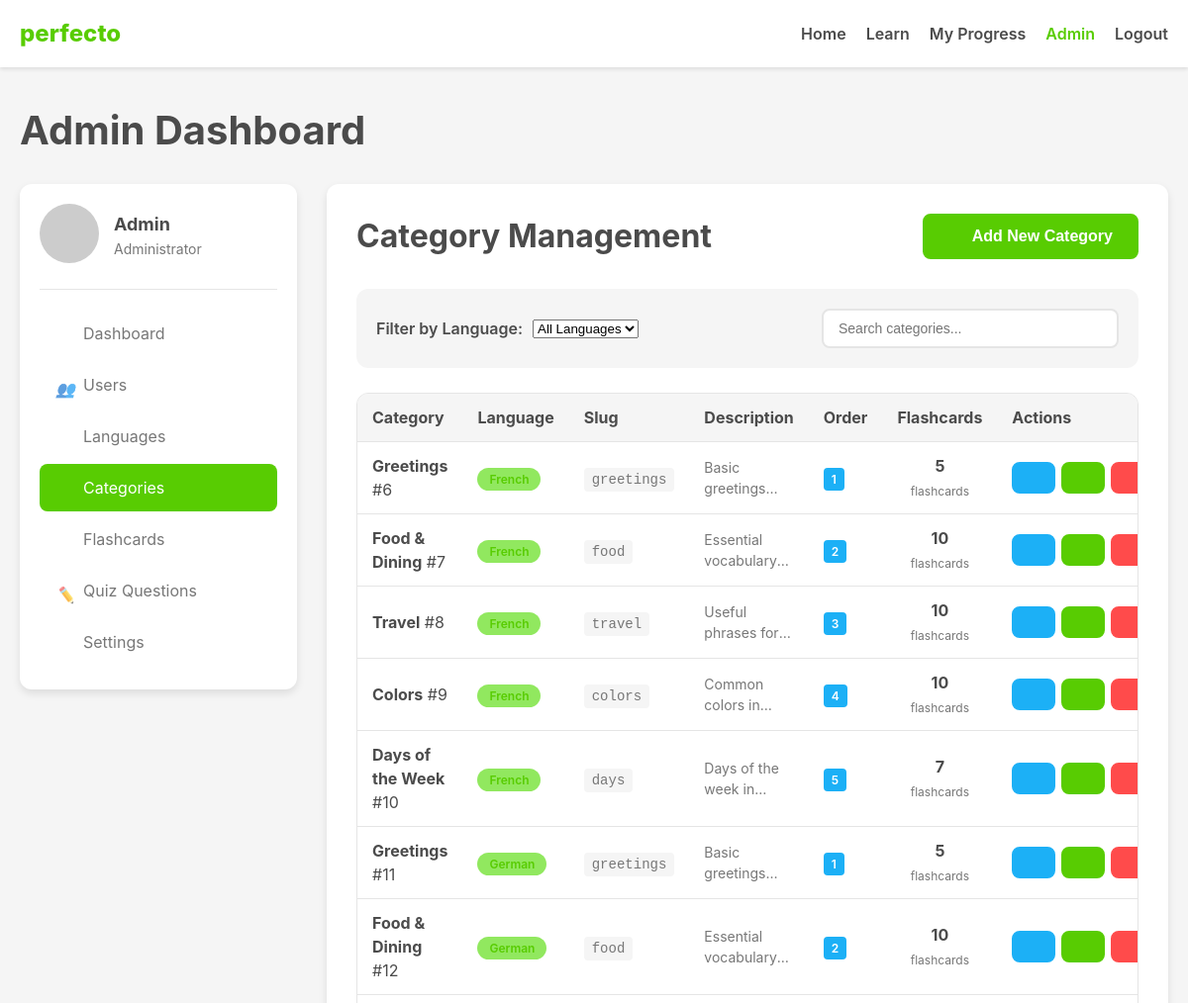
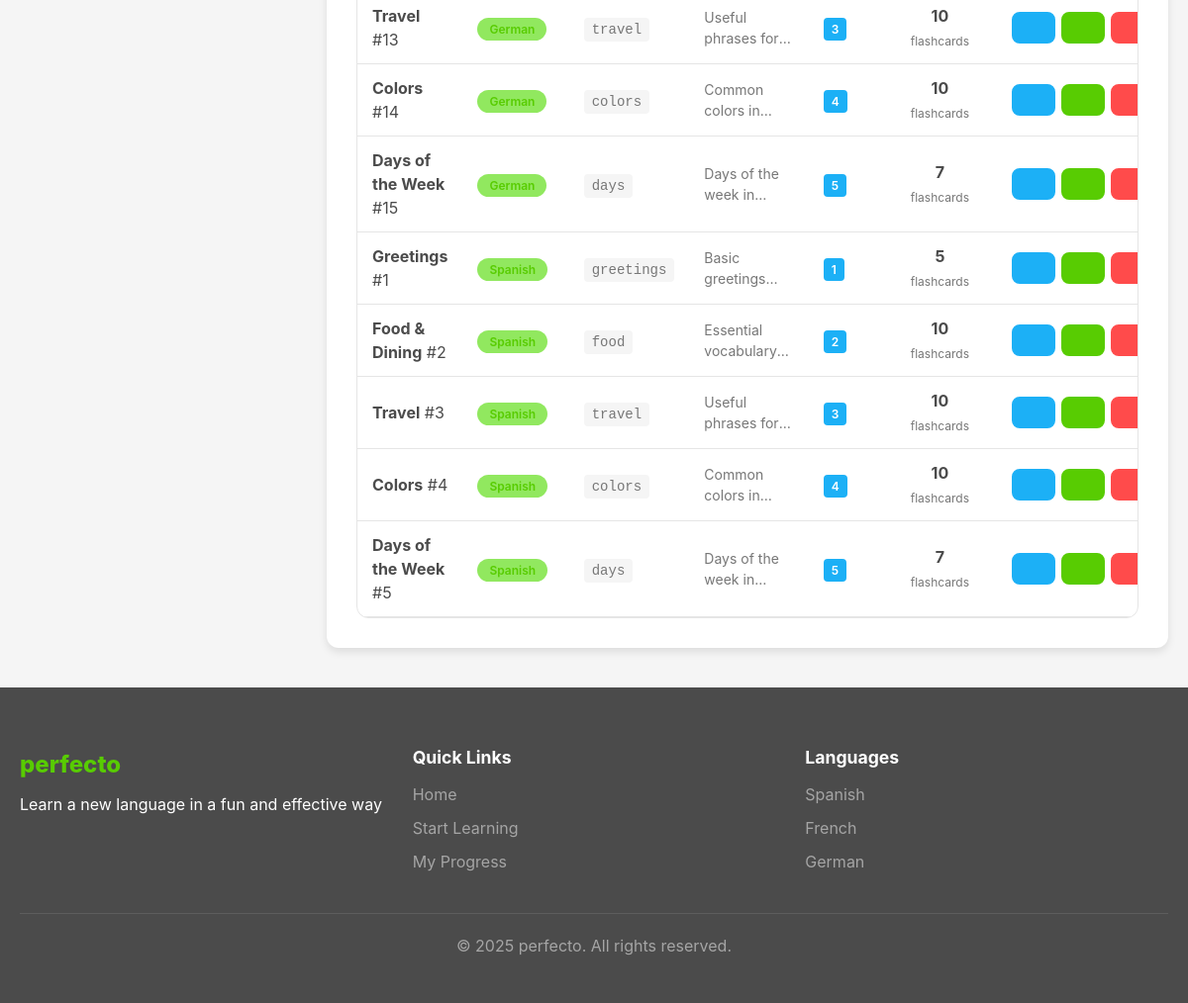
/dashboard/admin.php?tab=categories&filter=1 (signed in), run on the app's committed database (2 pictures, top to bottom).
### tables this page shows
CREATE TABLE IF NOT EXISTS categories (
    id INT AUTO_INCREMENT PRIMARY KEY,
    language_id INT NOT NULL,
    name VARCHAR(100) NOT NULL,
    slug VARCHAR(100) NOT NULL,
    description TEXT,
    display_order INT DEFAULT 0,
    FOREIGN KEY (language_id) REFERENCES languages(id) ON DELETE CASCADE
);

CREATE TABLE IF NOT EXISTS languages (
    id INT AUTO_INCREMENT PRIMARY KEY,
    name VARCHAR(100) NOT NULL,
    code VARCHAR(10) NOT NULL UNIQUE,
    flag_url VARCHAR(255) NOT NULL,
    phrase_count INT DEFAULT 0,
    display_order INT DEFAULT 0
);

### includes/config.php (called while the page is built, shortened)
<?php
$db_host = $_ENV['DB_HOST'] ?? 'localhost';
$db_name = $_ENV['DB_NAME'] ?? 'perfecto_db';
$db_user = $_ENV['DB_USER'] ?? 'root';
$db_pass = $_ENV['DB_PASS'] ?? 'mySQL@25';
$conn = new mysqli($db_host, $db_user, $db_pass, $db_name);
$conn->set_charset("utf8mb4");
function isLoggedIn() {
    return isset($_SESSION['user_id']) && isset($_SESSION['username']);
}
function isAdmin() {
    return isset($_SESSION['user_role']) && $_SESSION['user_role'] === 'admin';
}
function sanitizeInput($input) {
    global $conn;
    return $conn->real_escape_string(trim(htmlspecialchars($input, ENT_QUOTES, 'UTF-8')));
}
function generateCSRFToken() {
    return $_SESSION['csrf_token'];
}
?>

### dashboard/admin-tabs/categories.php (the view, shortened to what this page needs)
<div class="admin-panel">
    <div class="panel-header">
        <h2>Category Management</h2>
        <div class="panel-actions">
            <button class="btn btn-primary" onclick="togglePanel('add-category-panel')">
                <i class="btn-icon add-icon"></i>
                Add New Category
            </button>
        </div>
    </div>
    <div class="filter-controls">
        <div class="filter-group">
            <label for="language-filter">Filter by Language:</label>
            <select id="language-filter" onchange="filterByLanguage(this.value)">
                <option value="">All Languages</option>
            </select>
        </div>
        <div class="search-box">
            <input type="text" id="category-search" placeholder="Search categories..." onkeyup="filterTable('categories-table', this.value)">
            <i class="search-icon"></i>
        </div>
    </div>
    <div class="table-container">
        <table class="admin-table" id="categories-table">
            <thead>
                <tr>
                    <th>Category</th>
                    <th>Language</th>
                    <th>Slug</th>
                    <th>Description</th>
                    <th>Order</th>
                    <th>Flashcards</th>
                    <th>Actions</th>
                </tr>
            </thead>
            <tbody>
                <?php if (!empty($data['categories'])): ?>
                    <?php foreach ($data['categories'] as $category): ?>
                        <tr data-language-id="<?php echo $category['language_id']; ?>">
                            <td>
                                <div class="category-info">
                                    <strong><?php echo htmlspecialchars($category['name']); ?></strong>
                                    <span class="category-id">#<?php echo $category['id']; ?></span>
                                </div>
                            </td>
                            <td>
                                <span class="language-tag">
                                    <?php echo htmlspecialchars($category['language_name']); ?>
                                </span>
                            </td>
                            <td>
                                <code class="slug-display"><?php echo htmlspecialchars($category['slug']); ?></code>
                            </td>
                            <td>
                                <div class="description-cell">
                                    <?php if (!empty($category['description'])): ?>
                                        <p><?php echo htmlspecialchars($category['description']); ?></p>
                                    <?php else: ?>
                                        <span class="no-description">No description</span>
                                    <?php endif; ?>
                                </div>
                            </td>
                            <td>
                                <span class="order-badge"><?php echo $category['display_order']; ?></span>
                            </td>
                            <td>
                                <div class="flashcard-count">
                                    <?php
                                    $flashcard_count = 0;
                                    foreach ($flashcards as $flashcard) {
                                        if ($flashcard['category_id'] == $category['id']) {
                                            $flashcard_count++;
                                        }
                                    }
                                    ?>
                                    <span class="count-number"><?php echo $flashcard_count; ?></span>
                                    <span class="count-label">flashcards</span>
                                </div>
                            </td>
                            <td>
                                <div class="action-buttons">
                                    <button class="btn btn-sm btn-secondary" onclick="editCategory(<?php echo $category['id']; ?>)" title="Edit Category">
                                        <i class="btn-icon edit-icon"></i>
                                    </button>
                                    <a href="?tab=flashcards&filter=category:<?php echo $category['id']; ?>"
                                       class="btn btn-sm btn-primary"
                                       title="View Flashcards">
                                        <i class="btn-icon flashcards-icon"></i>
                                    </a>
                                    <a href="?tab=categories&action=delete&id=<?php echo $category['id']; ?>&csrf_token=<?php echo generateCSRFToken(); ?>"
                                       class="btn btn-sm btn-danger"
                                       onclick="return confirm('Are you sure you want to delete this category? This will also delete all its flashcards.')"
                                       title="Delete Category">
                                        <i class="btn-icon delete-icon"></i>
                                    </a>
                                </div>
                            </td>
                        </tr>
                    <?php endforeach; ?>
                <?php endif; ?>
            </tbody>
        </table>
    </div>
</div>

### includes/header.php (shortened to what this page needs)
<?php
$current_page = basename($_SERVER['PHP_SELF']);
?>
<!DOCTYPE html>
<html lang="en">
<head>
    <link rel="stylesheet" href="<?php echo SITE_URL; ?>/assets/css/style.css">
</head>
<body>
    <header class="main-header">
        <div class="container">
            <div class="logo">
                <a href="<?php echo SITE_URL; ?>">
                    <span class="brand">perfecto</span>
                </a>
            </div>
            <nav class="main-nav">
                <ul>
                    <li<?php echo $current_page == 'index.php' ? ' class="active"' : ''; ?>>
                        <a href="<?php echo SITE_URL; ?>">Home</a>
                    </li>
                    <?php if (isLoggedIn()): ?>
                        <li<?php echo strpos($current_page, 'learn') !== false ? ' class="active"' : ''; ?>>
                            <a href="<?php echo SITE_URL; ?>/learn/index.php">Learn</a>
                        </li>
                        <li<?php echo $current_page == 'user.php' ? ' class="active"' : ''; ?>>
                            <a href="<?php echo SITE_URL; ?>/dashboard/user.php">My Progress</a>
                        </li>
                        <?php if (isAdmin()): ?>
                            <li<?php echo $current_page == 'admin.php' ? ' class="active"' : ''; ?>>
                                <a href="<?php echo SITE_URL; ?>/dashboard/admin.php">Admin</a>
                            </li>
                        <?php endif; ?>
                        <li>
                            <a href="<?php echo SITE_URL; ?>/auth/logout.php">Logout</a>
                        </li>
                    <?php endif; ?>
                </ul>
            </nav>
        </div>
    </header>

### dashboard/admin.php (shortened to what this page needs)
<?php
include_once '../includes/config.php';
$tab = isset($_GET['tab']) ? sanitizeInput($_GET['tab']) : 'dashboard';
$data = [];
switch ($tab) {
    case 'categories':
        $data['categories'] = $conn->query("SELECT c.*, l.name as language_name FROM categories c LEFT JOIN languages l ON c.language_id = l.id ORDER BY l.name, c.display_order")->fetch_all(MYSQLI_ASSOC);
        break;
}
$categories = $conn->query("SELECT c.*, l.name as language_name FROM categories c LEFT JOIN languages l ON c.language_id = l.id ORDER BY l.name, c.name")->fetch_all(MYSQLI_ASSOC);
include_once '../includes/header.php';
?>
<main class="admin-page" ng-app="perfectoApp" ng-controller="AdminController">
    <div class="container">
        <div class="admin-header">
            <h1>Admin Dashboard</h1>
        </div>
        <div class="admin-layout">
            <nav class="admin-sidebar">
                <div class="admin-user">
                    <div class="admin-avatar">
                        <img src="https://placehold.co/60x60/58CC02/FFFFFF?text=<?php echo substr($_SESSION['username'], 0, 1); ?>" alt="Admin">
                    </div>
                    <div class="admin-info">
                        <h3><?php echo htmlspecialchars($_SESSION['username']); ?></h3>
                        <p>Administrator</p>
                    </div>
                </div>
                <ul class="admin-nav">
                    <li class="<?php echo $tab === 'dashboard' ? 'active' : ''; ?>">
                        <a href="?tab=dashboard">
                            <i class="nav-icon dashboard-icon"></i>
                            <span>Dashboard</span>
                        </a>
                    </li>
                    <li class="<?php echo $tab === 'users' ? 'active' : ''; ?>">
                        <a href="?tab=users">
                            <i class="nav-icon users-icon"></i>
                            <span>Users</span>
                        </a>
                    </li>
                    <li class="<?php echo $tab === 'languages' ? 'active' : ''; ?>">
                        <a href="?tab=languages">
                            <i class="nav-icon languages-icon"></i>
                            <span>Languages</span>
                        </a>
                    </li>
                    <li class="<?php echo $tab === 'categories' ? 'active' : ''; ?>">
                        <a href="?tab=categories">
                            <i class="nav-icon categories-icon"></i>
                            <span>Categories</span>
                        </a>
                    </li>
                    <li class="<?php echo $tab === 'flashcards' ? 'active' : ''; ?>">
                        <a href="?tab=flashcards">
                            <i class="nav-icon flashcards-icon"></i>
                            <span>Flashcards</span>
                        </a>
                    </li>
                    <li class="<?php echo $tab === 'quiz' ? 'active' : ''; ?>">
                        <a href="?tab=quiz">
                            <i class="nav-icon quiz-icon"></i>
                            <span>Quiz Questions</span>
                        </a>
                    </li>
                    <li class="<?php echo $tab === 'settings' ? 'active' : ''; ?>">
                        <a href="?tab=settings">
                            <i class="nav-icon settings-icon"></i>
                            <span>Settings</span>
                        </a>
                    </li>
                </ul>
            </nav>
            <div class="admin-content">
                <?php
                $tab_file = "admin-tabs/{$tab}.php";
                if (file_exists($tab_file)) {
                    include $tab_file;
                } else {
                    echo '<div class="admin-panel"><h2>Tab not found</h2><p>The requested tab does not exist.</p></div>';
                }
                ?>
            </div>
        </div>
    </div>
</main>
<?php include_once '../includes/footer.php'; ?>

### includes/footer.php (shortened to what this page needs)
<footer class="main-footer">
        <div class="container">
            <div class="footer-content">
                <div class="footer-logo">
                    <span class="brand">perfecto</span>
                    <p>Learn a new language in a fun and effective way</p>
                </div>
                <div class="footer-links">
                    <h3>Quick Links</h3>
                    <ul>
                        <li><a href="<?php echo SITE_URL; ?>">Home</a></li>
                        <li><a href="<?php echo SITE_URL; ?>/learn/index.php">Start Learning</a></li>
                        <?php if (isLoggedIn()): ?>
                            <li><a href="<?php echo SITE_URL; ?>/dashboard/user.php">My Progress</a></li>
                        <?php else: ?>
                            <li><a href="<?php echo SITE_URL; ?>/auth/login.php">Login</a></li>
                            <li><a href="<?php echo SITE_URL; ?>/auth/register.php">Sign Up</a></li>
                        <?php endif; ?>
                    </ul>
                </div>
                <div class="footer-languages">
                    <h3>Languages</h3>
                    <ul>
                        <li><a href="<?php echo SITE_URL; ?>/learn/index.php?lang=es">Spanish</a></li>
                        <li><a href="<?php echo SITE_URL; ?>/learn/index.php?lang=fr">French</a></li>
                        <li><a href="<?php echo SITE_URL; ?>/learn/index.php?lang=de">German</a></li>
                    </ul>
                </div>
            </div>
            <div class="footer-bottom">
                <p>&copy; <?php echo date('Y'); ?> <?php echo SITE_NAME; ?>. All rights reserved.</p>
            </div>
        </div>
    </footer>
</body>
</html>

### data on the page
categories: name "Greetings", id "6", language.name "French", slug "greetings", description "Basic…", display_order "1", flashcard_count "5"
categories: name "Food & Dining", id "7", language.name "French", slug "food", description "Essential…", display_order "2", flashcard_count "10"
categories: name "Travel", id "8", language.name "French", slug "travel", description "Useful phrases…", display_order "3", flashcard_count "10"
categories: name "Colors", id "9", language.name "French", slug "colors", description "Common colors…", display_order "4", flashcard_count "10"
categories: name "Days of the Week", id "10", language.name "French", slug "days", description "Days of the week…", display_order "5", flashcard_count "7"
categories: name "Greetings", id "11", language.name "German", slug "greetings", description "Basic…", display_order "1", flashcard_count "5"
categories: name "Food & Dining", id "12", language.name "German", slug "food", description "Essential…", display_order "2", flashcard_count "10"
categories: name "Travel", id "13", language.name "German", slug "travel", description "Useful phrases…", display_order "3", flashcard_count "10"
categories: name "Colors", id "14", language.name "German", slug "colors", description "Common colors…", display_order "4", flashcard_count "10"
categories: name "Days of the Week", id "15", language.name "German", slug "days", description "Days of the week…", display_order "5", flashcard_count "7"
categories: name "Greetings", id "1", language.name "Spanish", slug "greetings", description "Basic…", display_order "1", flashcard_count "5"
categories: name "Food & Dining", id "2", language.name "Spanish", slug "food", description "Essential…", display_order "2", flashcard_count "10"
categories: name "Travel", id "3", language.name "Spanish", slug "travel", description "Useful phrases…", display_order "3", flashcard_count "10"
categories: name "Colors", id "4", language.name "Spanish", slug "colors", description "Common colors…", display_order "4", flashcard_count "10"
categories: name "Days of the Week", id "5", language.name "Spanish", slug "days", description "Days of the week…", display_order "5", flashcard_count "7"

### other printed values
$_SESSION['username'] "Admin"
SITE_NAME "perfecto"
